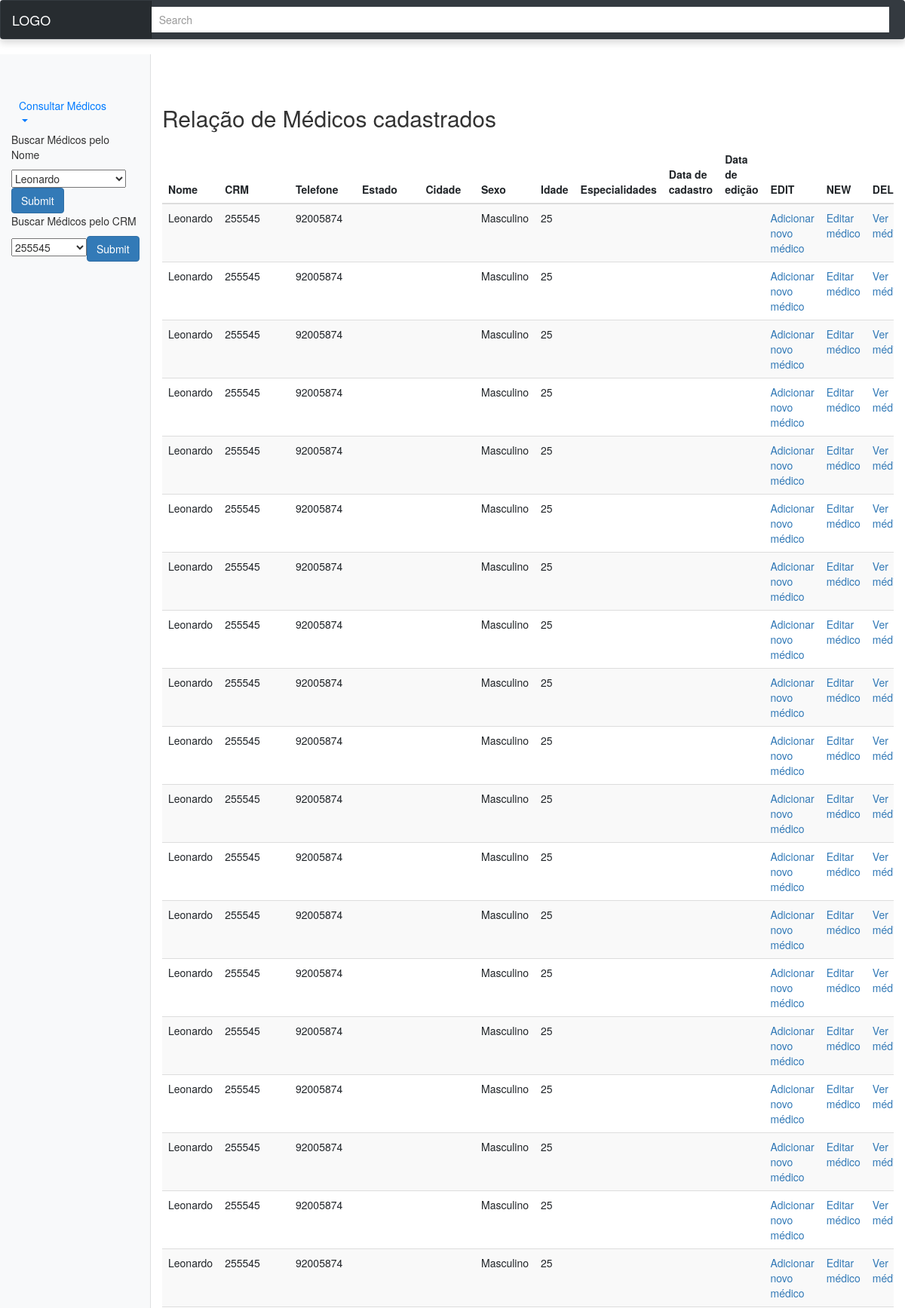
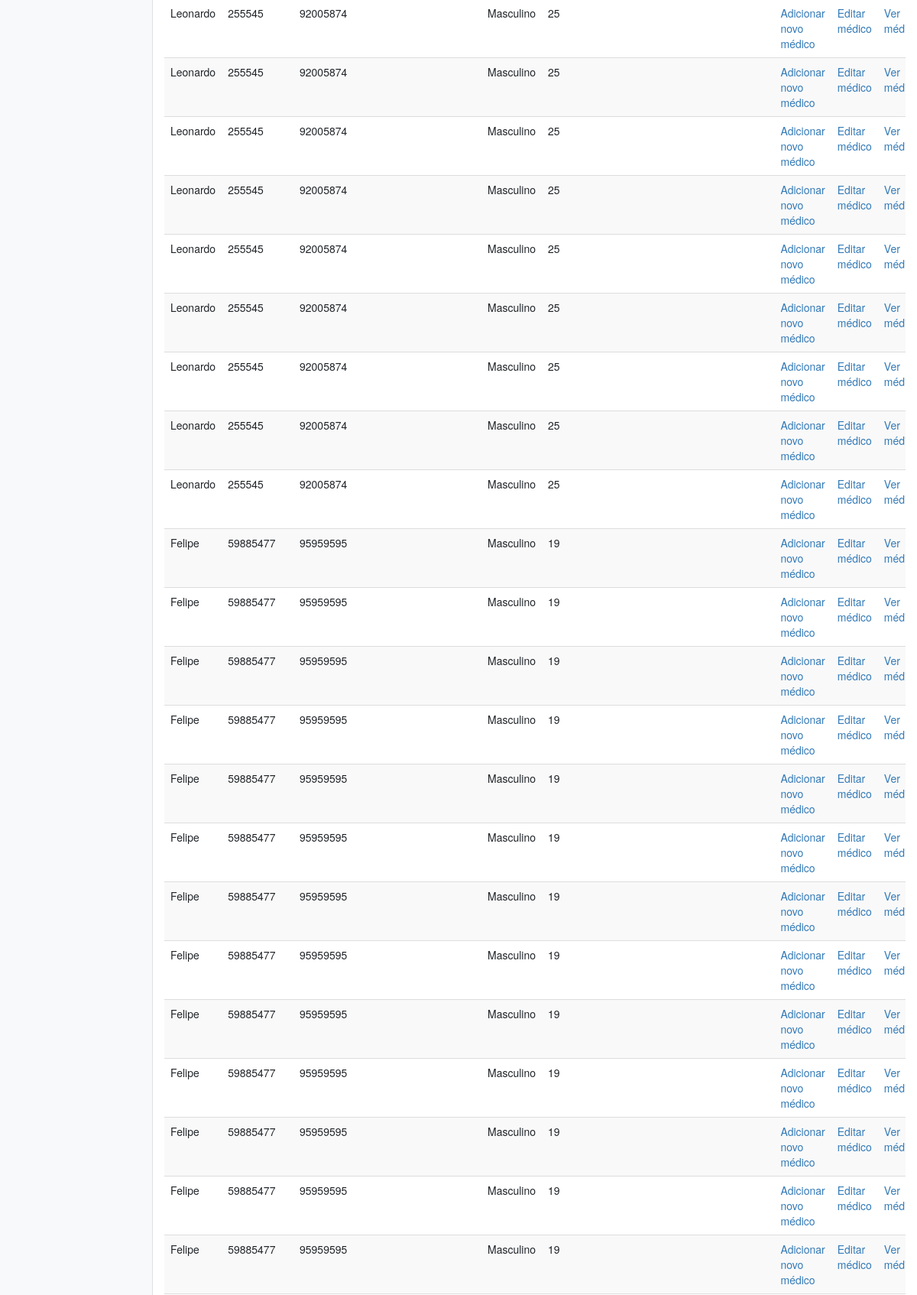
The page / (upper part) on the database its author committed (2 pictures, top to bottom).
### tables this page shows
CREATE TABLE IF NOT EXISTS `doc_roles` (
  `id` int(10) UNSIGNED NOT NULL AUTO_INCREMENT,
  `doc_users_id` varchar(255) NOT NULL,
  `doc_especialidades_id` varchar(255) NOT NULL,
  `created_at` timestamp NULL DEFAULT NULL,
  `updated_at` timestamp NULL DEFAULT NULL,
  PRIMARY KEY (`id`)
);

CREATE TABLE IF NOT EXISTS `doc_users` (
  `id` int(10) UNSIGNED NOT NULL AUTO_INCREMENT,
  `doc_nome` varchar(255) NOT NULL,
  `doc_crm` int(11) NOT NULL,
  `doc_sexo` varchar(255) NOT NULL,
  `doc_idade` int(11) NOT NULL,
  `doc_telefone` int(11) NOT NULL,
  `doc_estado_id` int(11) NOT NULL,
  `doc_cidade_id` int(11) NOT NULL,
  `doc_especialidade_id` int(11) NOT NULL,
  `created_at` timestamp NULL DEFAULT NULL,
  `updated_at` timestamp NULL DEFAULT NULL,
  PRIMARY KEY (`id`),
  UNIQUE KEY `doc_users_doc_crm_unique` (`doc_crm`)
);

### application/controllers/Welcome.php (called while the page is built, shortened)
<?php
class Welcome extends CI_Controller {
	public function index()
	{
		$this->load->model('Doc_info');
		$doc_users_info = $this->Doc_info->showDocs();
		$doc_users_especialidade = $this->Doc_info->getEspecialidades();
		$doc_users_roles = $this->Doc_info->getRoles();
		$doc_users_estados = $this->Doc_info->getEstados();
		$doc_users_cidades = $this->Doc_info->getCidades();
		$this->load->view('welcome_message',
		['doc_users_info' => $doc_users_info,
		 'doc_users_especialidade' => $doc_users_especialidade,
		 'doc_users_roles' => $doc_users_roles,
		 'doc_users_estados' => $doc_users_estados,
		 'doc_users_cidades' => $doc_users_cidades,
		]);
	}
}

### index.php (called while the page is built, shortened)
<?php
require_once BASEPATH.'core/CodeIgniter.php';

### application/models/Doc_info.php (called while the page is built, shortened)
<?php
class Doc_info extends CI_Model{
    public function showDocs(){
        $pegar_docs = $this->db->get('doc_users');
        if($pegar_docs->num_rows() > 0){
            return $pegar_docs->result();
        }
    }
    public function getRoles(){
        $pegar_roles = $this->db->get('doc_roles');
        if($pegar_roles->num_rows() > 0){
            return $pegar_roles->result();
        }
    }
    public function getEspecialidades(){
        $pegar_especialidades = $this->db->get('doc_especialidades');
            return $pegar_especialidades->result();
    }
    }
?>

### application/views/layout-page.php (the view, shortened to what this page needs)
<!doctype html>
<html lang="en">
  <head>
    <link href="assets/bootstrap/css/bootstrap.min.css" rel="stylesheet">
    <link href="assets/css/dashboard.css" rel="stylesheet">
    <link href="//netdna.bootstrapcdn.com/bootstrap/3.2.0/css/bootstrap.min.css" rel="stylesheet">
    <link rel="stylesheet" href="//cdnjs.cloudflare.com/ajax/libs/bootstrap-select/1.6.3/css/bootstrap-select.min.css" />
  </head>
  <body>
<div class="container-fluid">
  <div class="row">
    <nav class="col-md-2 d-none d-md-block bg-light sidebar">
      <div class="sidebar-sticky">
        <ul class="nav flex-column">
          <li class="nav-item">
          <div class="dropdown show">
              <a class="nav-link active dropdown-toggle" href="#" role="button" id="dropdownMenuLink" data-toggle="dropdown" aria-haspopup="true" aria-expanded="false">
              <div class="doc-relation">
              Consultar Médicos<span class="sr-only">(current)</span>
              </div>
              </a>
              <?php echo form_open('welcome/procuraUsersNome'); ?>
              <p>Buscar Médicos pelo Nome</p>
              <select class="selectpicker" data-live-search="true">
            <?php if(count($doc_users_info )): ?>
            <?php foreach($doc_users_info as $doc_user_info): ?>
              <option data-tokens="doc_nome"><?php echo $doc_user_info->doc_nome ?></option>
                <?php endforeach; ?>
            <?php endif; ?>
            <br>
            <?php echo form_submit('submit', 'Submit', array('class' => 'btn btn-primary', 'id' => 'submit')); ?>
            </select>
            <?php echo form_close(); ?>
            <?php echo form_open('welcome/procuraUsersCrm'); ?>
            <p>Buscar Médicos pelo CRM</p>
            <select class="selectpicker" data-live-search="true">
            <?php if(count($doc_users_info )): ?>
            <?php foreach($doc_users_info as $doc_user_info): ?>
              <option data-tokens="doc_crm"><?php echo $doc_user_info->doc_crm ?></option>
               <?php endforeach; ?>
            <?php endif; ?>
            <br>
            <?php echo form_submit('submit', 'Submit', array('class' => 'btn btn-primary', 'id' => 'submit')); ?>
            </select>
            <?php echo form_close(); ?>
        </div>
        </li>
      </div>
    </nav>
    <main role="main" class="col-md-9 ml-sm-auto col-lg-10 px-4">
<h2>Relação de Médicos cadastrados</h2>
      <div class="table-responsive">
        <table class="table table-striped table-sm">
          <thead>
            <tr>
              <th>Nome</th>
              <th>CRM</th>
              <th>Telefone</th>
              <th>Estado</th>
              <th>Cidade</th>
              <th>Sexo</th>
              <th>Idade</th>
              <th>Especialidades</th>
              <th>Data de cadastro</th>
              <th>Data de edição</th>
              <th>EDIT</th>
              <th>NEW</th>
              <th>DELETE</th>
            </tr>
          </thead>
          <tbody>
            <?php if(count($doc_users_info )): ?>
            <?php foreach($doc_users_info as $doc_user_info): ?>
            <?php foreach($doc_users_especialidade as $user_especialidade): ?>
            <?php foreach($doc_users_roles as $user_role): ?>
            <tr>
              <td><?php echo $doc_user_info->doc_nome; ?></td>
              <td><?php echo $doc_user_info->doc_crm;  ?></td>
              <td><?php echo $doc_user_info->doc_telefone;  ?></td>
              <td><?php echo $doc_user_info->doc_estados_id;  ?></td>
              <td><?php echo $doc_user_info->doc_cidades_id;  ?></td>
              <td><?php echo $doc_user_info->doc_sexo;  ?></td>
              <td><?php echo $doc_user_info->doc_idade;  ?></td>
              <td><?php echo $user_especialidade->doc_especialidade_id ; ?></td>
              <td><?php echo $doc_user_info->created_at;  ?></td>
              <td><?php   ?></td>
              <td><?php echo anchor('Welcome/create', 'Adicionar novo médico', ['class' => 'doc-new']); ?></td>
              <td><?php echo anchor("Welcome/editarUsuario/{$doc_user_info->id}", 'Editar  médico', ['class' => 'doc-edit']); ?></td>
              <td><?php echo anchor("Welcome/showEspecialidades/{$doc_user_info->id}", 'Ver  médico', ['class' => 'doc-read']); ?></td>
            </tr>
            <?php endforeach; ?>
            <?php endforeach; ?>
            <?php endforeach; ?>
              <?php else: ?>
              <tr>
              <td>Sem dados inseridos!</td>
              </tr>
            <?php endif;?>
          </tbody>
        </table>
      </div>
    </main>
  </div>
</div>
</html>

### assets/css/dashboard.css (style rules this page uses)
body { font-size: .875rem; }
.sidebar { position: fixed; top: 0; bottom: 0; left: 0; z-index: 100; padding: 48px 0 0; box-shadow: inset -1px 0 0 rgba(0, 0, 0, .1); }
.sidebar-sticky { position: relative; top: 0; height: calc(100vh - 48px); padding-top: .5rem; overflow-x: hidden; overflow-y: auto; }
.sidebar .nav-link { font-weight: 500; color: #333; }
.sidebar .nav-link.active { color: #007bff; }
[role="main"] { padding-top: 133px; }
@media (min-width: 768px) { [role="main"] { padding-top: 48px; } }

### rows shown on the page
doc_users: doc_nome "Leonardo", doc_crm "255545", doc_telefone "92005874", doc_sexo "Masculino", doc_idade "25", id "Editar médico", id "Ver…"
doc_roles: doc_users.doc_nome "Leonardo", doc_users.doc_crm "255545", doc_users.doc_telefone "92005874", doc_users.doc_sexo "Masculino", doc_users.doc_idade "25", doc_users "Editar médico", doc_users "Ver…"
doc_roles: doc_users.doc_nome "Felipe", doc_users.doc_crm "59885477", doc_users.doc_telefone "95959595", doc_users.doc_sexo "Masculino", doc_users.doc_idade "19", doc_users "Editar médico", doc_users "Ver…"
doc_users: doc_nome "Felipe", doc_crm "59885477", doc_telefone "95959595", doc_sexo "Masculino", doc_idade "19", id "Editar médico", id "Ver…"

### other values the page prints
form field value "Leonardo"
form field value "255545"
